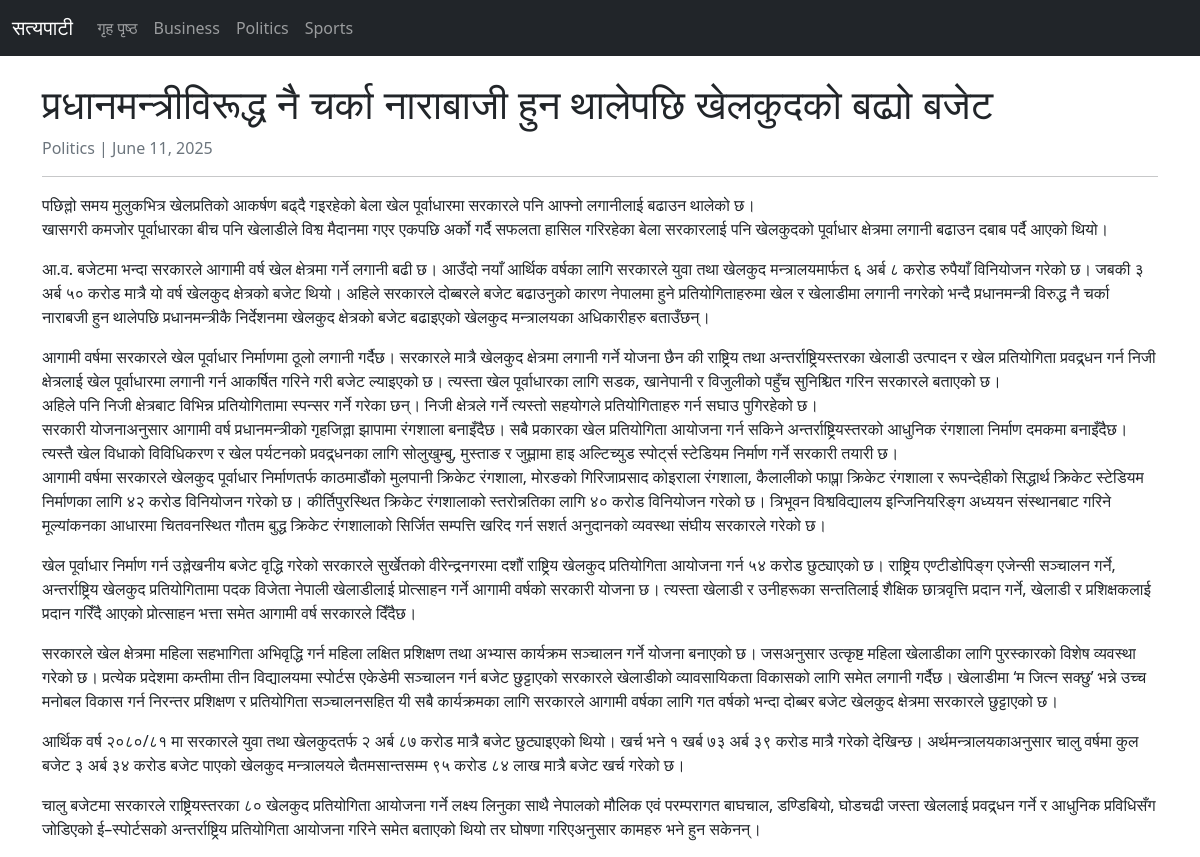
Screenshot of /article/2/ with the database file from the repository.
### news/models.py (models this page shows, shortened)
class Category(models.Model):
    name = models.CharField(max_length=100)

class Article(models.Model):
    title = models.CharField('शीर्षक', max_length=200)
    content = models.TextField('सामग्री')
    publication_date = models.DateTimeField('प्रकाशन मिति', default=timezone.now)
    category = models.ForeignKey(Category, on_delete=models.CASCADE)
    image = models.ImageField('तस्वीर', upload_to='images/', blank=True, null=True)
    class Meta:
        ordering = ['-publication_date'] # नयाँ समाचारलाई माथि देखाउन

### news/views.py (the view)
# urls.py: path('article/<int:article_id>/', views.article_detail, name='article_detail'),
def article_detail(request, article_id):
    article = get_object_or_404(Article, id=article_id)
    categories = Category.objects.all()
    context = {
        'article': article,
        'categories': categories,
    }
    return render(request, 'news/article_detail.html', context)

### news/templates/news/article_detail.html (shortened to what this page needs)
{% extends "news/base.html" %}
{% block content %}
    <h1>{{ article.title }}</h1>
    <p class="text-muted">{{ article.category.name }} | {{ article.publication_date|date:"F d, Y" }}</p>
<hr>
    <div class="article-content">
        {{ article.content|linebreaks }}
    </div>
{% endblock %}

### news/templates/news/base.html (shortened to what this page needs)
<!DOCTYPE html>
<html lang="ne">
<head>
    <link href="https://cdn.jsdelivr.net/npm/bootstrap@5.1.3/dist/css/bootstrap.min.css" rel="stylesheet">
</head>
<body>
    <nav class="navbar navbar-expand-lg navbar-dark bg-dark">
        <div class="container-fluid">
            <a class="navbar-brand" href="{% url 'home_page' %}">सत्यपाटी</a>
            <div class="collapse navbar-collapse">
                <ul class="navbar-nav me-auto mb-2 mb-lg-0">
                    <li class="nav-item"><a class="nav-link" href="{% url 'home_page' %}">गृह पृष्ठ</a></li>
                    {% for cat in categories %}
                    <li class="nav-item">
                        <a class="nav-link" href="{% url 'category_page' cat.id %}">{{ cat.name }}</a>
                    </li>
                    {% endfor %}
                </ul>
            </div>
        </div>
    </nav>
    <div class="container mt-4">
        {% block content %}
        {% endblock %}
    </div>
</body>
</html>

### rows the page displays
Category: name "Business"
Category: name "Politics"
Category: name "Sports"
Article: title "प्रधानमन्त्रीविरूद्ध नै चर्का नाराबाजी हुन थालेपछि खेलकुदको बढ्यो बजेट", category.name "Politics", publication_date "June 11, 2025", content "पछिल्लो समय मुलुकभित्र खेलप्रतिको आकर्षण बढ्दै गइरहेको बेला खेल पूर्वाधारमा सरकारले पनि आफ्नो लगानीलाई बढाउन थालेको छ। खासगरी कमजोर पूर्वाधारका बीच पनि खेलाडीले विश्व मैदानमा गएर एकपछि अर्को गर्दै सफलता हासिल गरिरहेका बेला सरकारलाई पनि खेलकुदको पूर्वाधार क्षेत्रमा लगानी बढाउन दबाब पर्दै आएको थियो। आ.व. बजेटमा भन्दा सरकारले आगामी वर्ष खेल क्षेत्रमा गर्ने लगानी बढी छ। आउँदो नयाँ आर्थिक वर्षका लागि सरकारले युवा तथा खेलकुद मन्त्रालयमार्फत ६ अर्ब ८ करोड रुपैयाँ विनियोजन गरेको छ। जबकी ३ अर्ब ५० करोड मात्रै यो वर्ष खेलकुद क्षेत्रको बजेट थियो। अहिले सरकारले दोब्बरले बजेट बढाउनुको कारण नेपालमा हुने प्रतियोगिताहरुमा खेल र खेलाडीमा लगानी नगरेको भन्दै प्रधानमन्त्री विरुद्ध नै चर्का नाराबजी हुन थालेपछि…"
